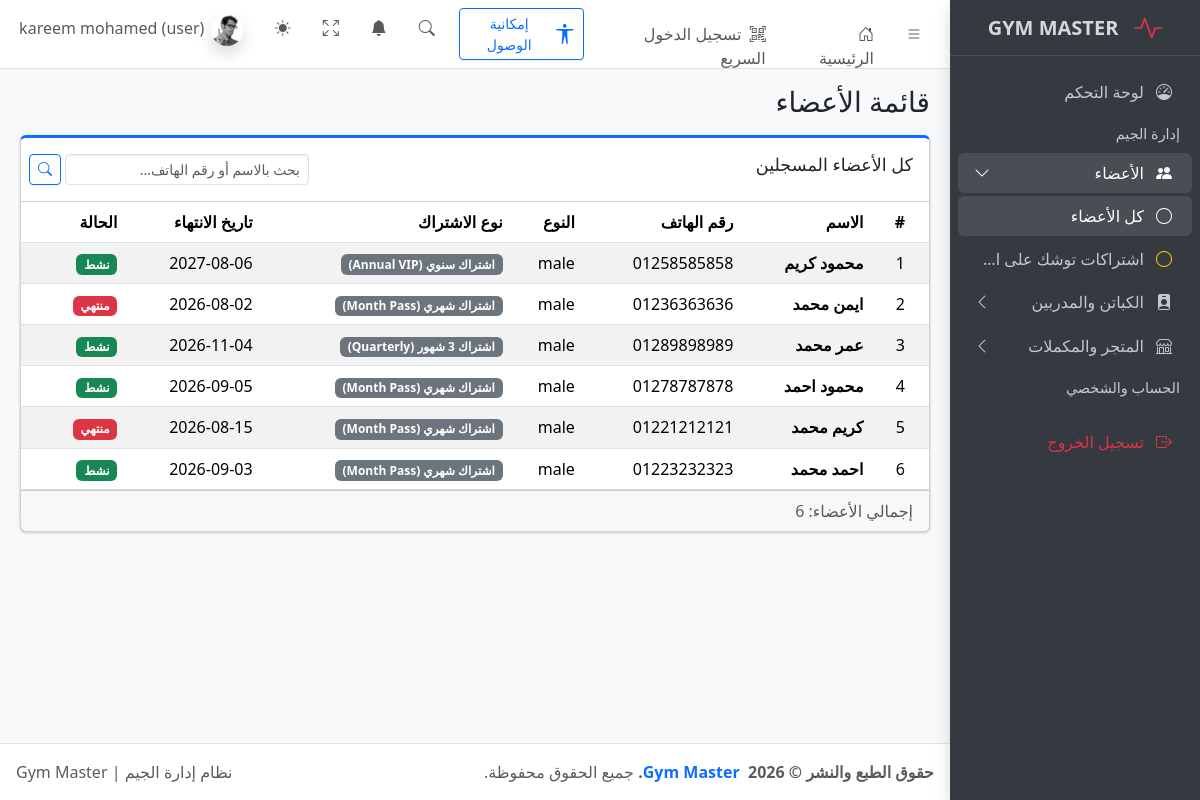
The app's page /members.php (signed in) with its own data.
### tables this page shows
CREATE TABLE `members` (
  `id` int(11) NOT NULL,
  `full_name` varchar(100) NOT NULL,
  `phone` varchar(20) NOT NULL,
  `email` varchar(150) DEFAULT NULL,
  `address` varchar(255) DEFAULT NULL,
  `gender` enum('male','female') NOT NULL DEFAULT 'male',
  `birth_date` date DEFAULT NULL,
  `join_date` date NOT NULL,
  `notes` text DEFAULT NULL,
  `created_at` timestamp NOT NULL DEFAULT current_timestamp(),
  `membership_type` varchar(50) DEFAULT NULL,
  `subscription_start` date DEFAULT NULL,
  `subscription_end` date DEFAULT NULL,
  `status` varchar(20) DEFAULT 'active'
);

### members.php (the view, shortened to what this page needs)
<?php
$isStaffOrAdmin = isset($_SESSION['user_id']) && in_array($_SESSION['role'] ?? '', ['admin', 'staff'], true);
require_once __DIR__ . '/includes/header.php';
require_once __DIR__ . '/includes/sidebar.php';
$search = trim($_GET['search'] ?? '');
$members = [];
try {
    $sql = "SELECT m.*,
                   COALESCE(sub_latest.end_date, m.subscription_end) AS subscription_end,
                   COALESCE(sub_latest.package_name, m.membership_type) AS membership_type,
                   CASE
                       WHEN sub_latest.end_date IS NOT NULL AND sub_latest.end_date >= CURDATE() THEN 'نشط'
                       WHEN sub_latest.end_date IS NOT NULL AND sub_latest.end_date < CURDATE() THEN 'منتهي'
                       ELSE m.status
                   END AS calculated_status
            FROM members m
            LEFT JOIN (
                SELECT s.member_id, s.end_date, p.name AS package_name
                FROM subscriptions s
                LEFT JOIN packages p ON s.package_id = p.id
                WHERE s.id IN (SELECT MAX(id) FROM subscriptions GROUP BY member_id)
            ) sub_latest ON m.id = sub_latest.member_id";
    if ($search !== '') {
        $sql .= " WHERE m.full_name LIKE ? OR m.phone LIKE ?";
        $sql .= " ORDER BY m.id DESC";
        $stmt = $pdo->prepare($sql);
        $like = "%$search%";
        $stmt->execute([$like, $like]);
        $members = $stmt->fetchAll(PDO::FETCH_ASSOC);
    } else {
        $sql .= " ORDER BY m.id DESC";
        $stmt = $pdo->query($sql);
        $members = $stmt->fetchAll(PDO::FETCH_ASSOC);
    }
} catch (Exception $e) {
    $error = "حدث خطأ أثناء جلب بيانات الأعضاء: " . $e->getMessage();
    $members = [];
}
?>
<main class="app-main">
    <div class="app-content-header">
        <div class="container-fluid">
            <div class="row">
                <div class="col-sm-6">
                    <h3 class="mb-0">قائمة الأعضاء</h3>
                </div>
                <div class="col-sm-6 text-end">
                </div>
            </div>
        </div>
    </div>
    <div class="app-content">
        <div class="container-fluid">
            <div class="card card-outline card-primary">
                <div class="card-header">
                    <h3 class="card-title">كل الأعضاء المسجلين</h3>
                    <div class="card-tools" style="width: 280px;">
                        <form method="GET" action="members.php" class="d-flex">
                            <input type="text" name="search" class="form-control form-control-sm"
                                   placeholder="بحث بالاسم أو رقم الهاتف..." value="<?= htmlspecialchars($search) ?>">
                            <button type="submit" class="btn btn-sm btn-outline-primary ms-1">
                                <i class="bi bi-search"></i>
                            </button>
                        </form>
                    </div>
                </div>
                <div class="card-body p-0">
                    <div class="table-responsive">
                        <table class="table table-striped table-hover m-0 align-middle">
                            <thead>
                                <tr>
                                    <th>#</th>
                                    <th>الاسم</th>
                                    <th>رقم الهاتف</th>
                                    <th>النوع</th>
                                    <th>نوع الاشتراك</th>
                                    <th>تاريخ الانتهاء</th>
                                    <th>الحالة</th>
                                </tr>
                            </thead>
                            <tbody>
                                <?php if (!empty($members)): ?>
                                    <?php foreach ($members as $index => $m): ?>
                                        <tr>
                                            <td><?= $index + 1 ?></td>
                                            <td class="fw-bold"><?= htmlspecialchars($m['full_name'] ?? '') ?></td>
                                            <td><?= htmlspecialchars($m['phone'] ?? '') ?></td>
                                            <td><?= htmlspecialchars($m['gender'] ?? '') ?></td>
                                            <td><span class="badge bg-secondary"><?= htmlspecialchars($m['membership_type'] ?? 'افتراضي') ?></span></td>
                                            <td><?= htmlspecialchars($m['subscription_end'] ?? '-') ?></td>
                                            <td>
                                               <?php
                                                $status = $m['calculated_status'] ?? $m['status'] ?? 'expired';
                                                ?>
                                                <?php if ($status === 'نشط' || $status === 'active'): ?>
                                                    <span class="badge bg-success">نشط</span>
                                                <?php elseif ($status === 'موقوف' || $status === 'suspended'): ?>
                                                    <span class="badge bg-warning text-dark">موقوف</span>
                                                <?php else: ?>
                                                    <span class="badge bg-danger">منتهي</span>
                                                <?php endif; ?>
                                            </td>
                                        </tr>
                                    <?php endforeach; ?>
                                <?php else: ?>
                                    <tr>
                                        <td colspan="<?= $isStaffOrAdmin ? '8' : '7' ?>" class="text-center py-3 text-muted">لا يوجد أعضاء مسجلين حالياً.</td>
                                    </tr>
                                <?php endif; ?>
                            </tbody>
                        </table>
                    </div>
                </div>
                <div class="card-footer text-muted">
                    إجمالي الأعضاء: <?= count($members) ?>
                </div>
            </div>
        </div>
    </div>
</main>
<?php require_once __DIR__ . '/includes/footer.php'; ?>

### records on screen
members: full_name "محمود كريم", phone "01258585858", gender "male", membership_type "اشتراك سنوي (Annual VIP)", subscription_end "2027-08-06", shows "نشط"
members: full_name "ايمن محمد", phone "01236363636", gender "male", membership_type "اشتراك شهري (Month Pass)", subscription_end "2026-08-02", shows "منتهي"
members: full_name "عمر محمد", phone "01289898989", gender "male", membership_type "اشتراك 3 شهور (Quarterly)", subscription_end "2026-11-04", shows "نشط"
members: full_name "محمود احمد", phone "01278787878", gender "male", membership_type "اشتراك شهري (Month Pass)", subscription_end "2026-09-05", shows "نشط"
members: full_name "كريم محمد", phone "01221212121", gender "male", membership_type "اشتراك شهري (Month Pass)", subscription_end "2026-08-15", shows "منتهي"
members: full_name "احمد محمد", phone "01223232323", gender "male", membership_type "اشتراك شهري (Month Pass)", subscription_end "2026-09-03", shows "نشط"

### other values on screen
$displayName "kareem mohamed"
$displayRole "user"
count($members) "6"
